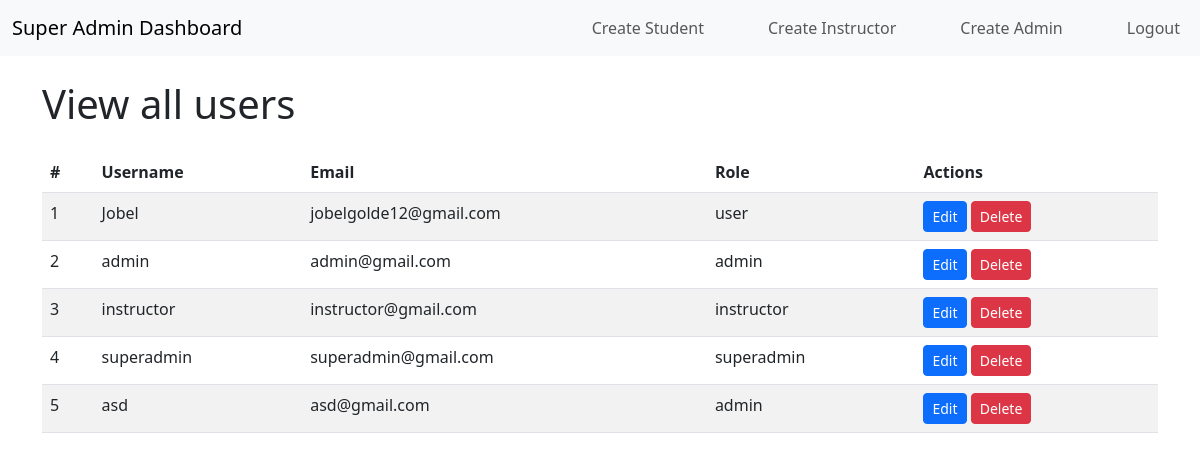
Screenshot of /superadmin.php with the database file from the repository.
### tables this page shows
CREATE TABLE `users` (
  `id` int(11) NOT NULL,
  `username` varchar(50) NOT NULL,
  `email` varchar(100) NOT NULL,
  `password` varchar(255) NOT NULL,
  `name` varchar(100) DEFAULT NULL,
  `role` enum('user','admin','student','instructor','superadmin') DEFAULT NULL,
  `birthdate` date DEFAULT NULL,
  `gender` varchar(10) DEFAULT NULL,
  `address` text DEFAULT NULL,
  `hobby` varchar(255) DEFAULT NULL
);

### models/User.php (called while the page is built, shortened)
<?php
class User {
    private $pdo;
    public function __construct($pdo) {
        $this->pdo = $pdo;
    }
    public function getAllUsers() {
        $stmt = $this->pdo->query("SELECT * FROM users");
        return $stmt->fetchAll(PDO::FETCH_ASSOC);
    }
}
?>

### superadmin.php (the view, shortened to what this page needs)
<?php
require_once 'controllers/AuthController.php';
require_once 'models/User.php';
global $pdo;
$userModel = new User($pdo);
$users = $userModel->getAllUsers();
?>
<!DOCTYPE html>
<html lang="en">
<head>
    <link href="https://cdn.jsdelivr.net/npm/bootstrap@5.3.0/dist/css/bootstrap.min.css" rel="stylesheet">
</head>
<body>
    <nav class="navbar navbar-expand-lg navbar-light bg-light">
        <div class="container-fluid d-flex justify-content-between">
            <div> <a class="navbar-brand" href="#">Super Admin Dashboard</a></div>
            <div class="">
                <ul class="navbar-nav d-flex gap-5 ">
                <li class="nav-item">
                        <a class="nav-link" href="create-student-as-super-admin.php">Create Student</a>
                    </li>
                    <li class="nav-item">
                        <a class="nav-link" href="create-instructor-as-super-admin.php">Create Instructor</a>
                    </li>
                    <li class="nav-item">
                        <a class="nav-link" href="create-admin.php">Create Admin</a>
                    </li>
                    <li class="nav-item">
                        <a class="nav-link" href="logout.php">Logout</a>
                    </li>
                </ul>
            </div>
        </div>
    </nav>
    <div class="container mt-4">
        <h1 class="mb-4">View all users</h1>
        <table class="table table-striped">
            <thead>
                <tr>
                    <th>#</th>
                    <th>Username</th>
                    <th>Email</th>
                    <th>Role</th>
                    <th>Actions</th>
                </tr>
            </thead>
            <tbody>
                <?php foreach ($users as $index => $user): ?>
                    <tr>
                        <td><?= $index + 1; ?></td>
                        <td><?= htmlspecialchars($user['username']); ?></td>
                        <td><?= htmlspecialchars($user['email']); ?></td>
                        <td><?= htmlspecialchars($user['role']); ?></td>
                        <td>
                            <a href="edit-user.php?id=<?= $user['id']; ?>" class="btn btn-sm btn-primary">Edit</a>
                            <a href="delete-user-as-super-admin.php?id=<?= $user['id']; ?>" class="btn btn-sm btn-danger" onclick="return confirm('Are you sure you want to delete this user?');">Delete</a>
                        </td>
                    </tr>
                <?php endforeach; ?>
            </tbody>
        </table>
    </div>
</body>
</html>

### rows the page displays
users: username "Jobel", email "jobelgolde12@gmail.com", role "user"
users: username "admin", email "admin@gmail.com", role "admin"
users: username "instructor", email "instructor@gmail.com", role "instructor"
users: username "superadmin", email "superadmin@gmail.com", role "superadmin"
users: username "asd", email "asd@gmail.com", role "admin"
